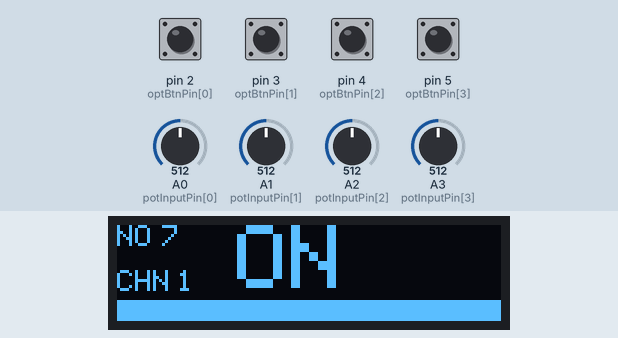
Simulated run of this sketch. Board: Arduino Uno, built with avr-gcc and run on an emulated ATmega328P. Parts: 128×32 one-colour display. The inputs (shaded band) are chosen by the test bench; at power-on: pin 2 (optBtnPin[0]), pin 3 (optBtnPin[1]), pin 4 (optBtnPin[2]), pin 5 (optBtnPin[3]) HIGH, A0 (potInputPin[0]) = 512, A1 (potInputPin[1]) = 512, A2 (potInputPin[2]) = 512, A3 (potInputPin[3]) = 512.

Above: at 2.2 s.
2.3 s: A0 (potInputPin[0]) set to 716
At 3.6 s:
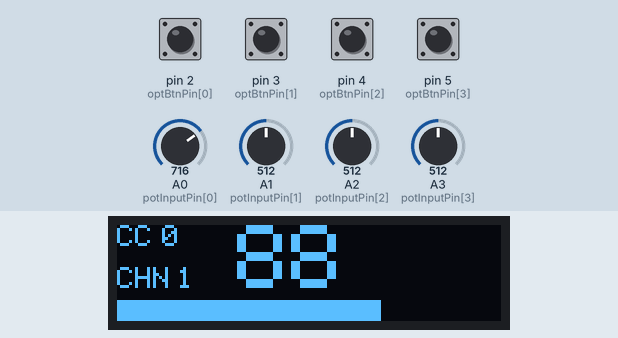
4.0 s: pin 2 (optBtnPin[0]) pulled LOW for 0.15 s
At 4.11 s:
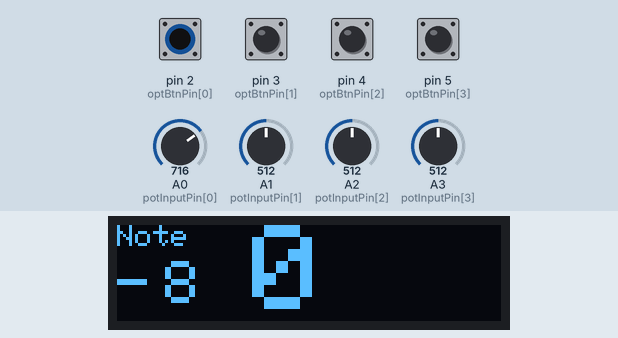
5.6 s: pin 3 (optBtnPin[1]) pulled LOW for 0.15 s
At 5.69 s:
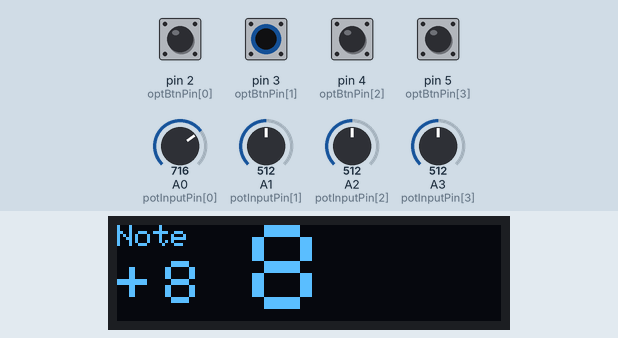
7.2 s: pin 4 (optBtnPin[2]) pulled LOW for 0.15 s
At 7.3 s:
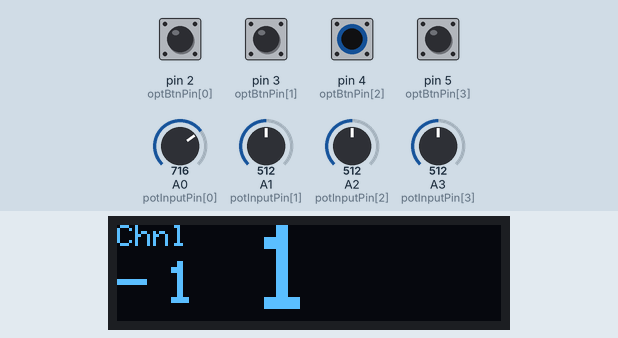
8.8 s: pin 5 (optBtnPin[3]) pulled LOW for 0.15 s
At 8.9 s:
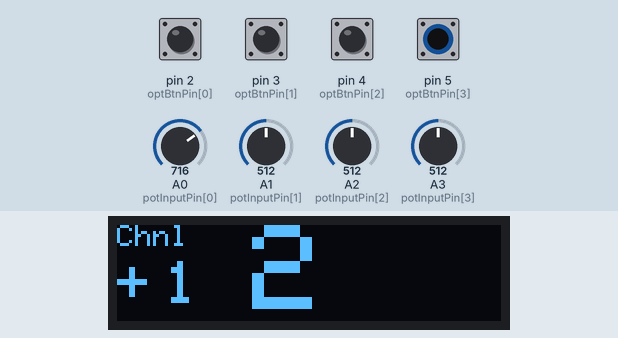
10.4 s: A1 (potInputPin[1]) set to 716
At 12.0 s:
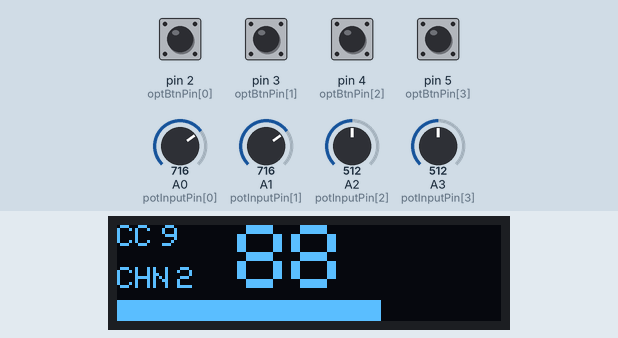
Timing chart, 0 to 13.1 s (numbered marks = the images above; inputs shaded):
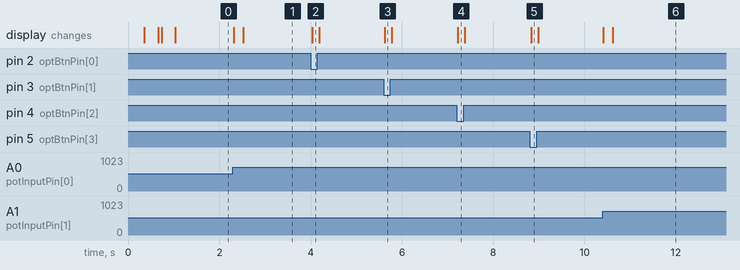

Measured:
- after the input at 2.3 s, the display: first changes at once (image 1 shows a later state)
- after the input at 4.0 s, the display: changes at once (image 2)
- after the input at 5.6 s, the display: changes at once (image 3)
- after the input at 7.2 s, the display: changes at once (image 4)
- after the input at 8.8 s, the display: changes at once (image 5)
- after the input at 10.4 s, the display: first changes at once (image 6 shows a later state)

The sketch:

MIDI_Mixer_v1.ino
```cpp
/*
    Program:    Program for turning an Arduino into a MIDI Device (Not Class-Compliant)
    TODOs:      1.Arrays for easy pin management            [x]
                2.Potentiometer calibration variables.      [x]
                3.Stable potentiometer value.               [x]
                4.Functions for each process.               [x]
                4.Files for function grouping.              [x] hi

    Version:    1
    Update:     Added option dissapear
    Date:       12:31 13/5/2023
    By:         Franek Talarek
*/

////////////////////////////////////////
//Library initialization -->
#include <Wire.h>               // I2C library         by Arduino
#include <Adafruit_GFX.h>       // Graphics manager    by Adafruit
#include <Adafruit_SSD1306.h>   // I2C OLED Display    by Adafruit
#include <Adafruit_PCF8574.h>   // I2C Multiplexer     by Adafruit

#include <MIDI.h>               // MIDI Library        by Francois Best
MIDI_CREATE_DEFAULT_INSTANCE();   // Start MIDI device with default settigns

#define SCREEN_WIDTH 128                                                    // OLED display width, in pixels
#define SCREEN_HEIGHT 32                                                    // OLED display height, in pixels
#define OLED_RESET    -1                                                    // Reset pin # (or -1 if sharing Arduino reset pin)
#define SCREEN_ADDRESS 0x3C                                                 // OLED display address
Adafruit_SSD1306 display(SCREEN_WIDTH, SCREEN_HEIGHT, &Wire, OLED_RESET);   // Define display library varibles

Adafruit_PCF8574 mux;   // Start multiplexer library
////////////////////////////////////////


////////////////////////////////////////////////////////////////////////////////////////////////////
//Button and potentiometer variables -->

//Option Buttons -->
const int NOptBtns = 4;                                   // Define number of buttons for different options
const int optBtnPin[NOptBtns] = {2, 3, 4, 5};             // Define button pins for the different options
int optBtnState[NOptBtns];                                // Store the option buttons state         [Rel, Press, Hold, Hold Long] [0, 1, 2, 3] (Hold not used)
int optBtnLastState[NOptBtns];                            // Store the option buttons last state    [Rel, Press, Hold, Hold Long] [0, 1, 2, 3] (Hold not used)
unsigned long OptBtnPressTime[NOptBtns];                  // Store when it has been pressed
unsigned long OptBtnHoldTime[NOptBtns];                   // Store how long it has been pressed
bool OptBtnPressed;                                       // Store if any option button was pressed
int millisView = 800;                                     // How long the option is showed on display

//Buttons -->
const int NBtns = 8;
bool btnState[NBtns];
bool btnLastState[NBtns];
unsigned long lastBtnPress[NBtns];
String BtnStates[2] = {"OFF", "ON"};

//Potentiometers -->
const int NPots = 4;
const int potInputPin[NPots] = {A0, A1, A2, A3};                        // Define Analog pins
const String potInputPinS[NPots] = {"A0", "A1", "A2", "A3"};            // Define Analog pins
const long potInputPinMaxRange[NPots] = {1022, 1022, 1022, 1022};       // Potentiometers maximum read, 0-1024
const long potInputPinMinRange[NPots] = {};                             // Potentiometers minimum read, 0-1024

//Potentiometer value stabilization -->
const int NReadings = 12;                 // How many values will be stored;  Lower the number, worse average. Higher the number, slower average.
int potReadings[NPots][NReadings];        // The readings from the pot input.
int potReadIndex[NPots];                  // Index for total pot value.
int potTotal[NPots];                      // Store Pot read.
int potAverage[NPots];                    // Store Pot average.
int potLastAverage[NPots];                // Store the last Pot average
int potMAverage[NPots];                   // Average converted to a 0-127 value.

// Variables to store last change -->
int lastChangedBtn;           // Store which Button was used last.
int lastChangedOptBtn;        // Store which Option Button was used last.
int lastChangedPot;           // Store which Potentiometer was used last.
String lastChangedObj;        // Store which Object has changed last.
////////////////////////////////////////////////////////////////////////////////////////////////////


////////////////////////////////////////
//MIDI Start variables -->
int startNote = 0;
int startChannel = 1;
////////////////////////////////////////


void setup()
{
  Init();           // Initialize inputs and outputs; including communication protocols
  logoDisplay();    // Initialize the display and display the logo
}

void loop()
{
  BtnUpdate();          // Update buttons
  OptBtnUpdate();       // Update option buttons
  PotUpdate();          // Update potentiometers
  Display();            // Update screen
}


int Init()        // Initialize board communication and pin setups
{
  Serial.begin(115200);                             // Start serial communication for Serial-to-MIDI Standart.
  mux.begin(0x27, &Wire);                           // Initialize multiplexer
  display.begin(SSD1306_SWITCHCAPVCC, 0x3c);        // Initialize display

  for (int p = 0; p < NBtns; p++)       // Loop through each pin of the multiplexer.
  {
    mux.pinMode(p, INPUT_PULLUP);       // Set the mode of the current pin to input_pullup.
  }

  for (int p = 0; p < NOptBtns; p++)            // Loop through each option button pin.
  {
    pinMode(optBtnPin[p], INPUT_PULLUP);        // Set the mode of the current pin to input_pullup.
  }
}
```

Display.ino
```cpp
/*
    Criteria:   Display control

    Version:    12
    Update:     Option dissapears
       Fix:     Option not appearing; display() on end line fixes it
    Date:       13:14 13/5/2023
    By:         Franek Talarek
*/

int logoDisplay()   // Display logo when booting
{
  display.clearDisplay();
  display.setTextColor(WHITE);

  for (int i = 0; i < 64; i++)
  {
    display.clearDisplay();
    display.setTextSize(3);
    display.setCursor(20, 10);
    display.print("MELK");
    display.fillRect(i * 2, 0, display.width(), display.height(), BLACK);
    display.display();

    PotUpdate();    //Run PotUpdate to replace the empty data with the actual values
  }
}

int Display()
{
  if (OptBtnPressed == 1)
  {
    if (lastChangedOptBtn <= 1)
    {
      display.setTextSize(1);
      display.setCursor(0, 0);
      display.print("Note");

      display.setTextSize(2);
      if (lastChangedOptBtn == 0)
      {
        display.setCursor(0, 12);
        display.print("-");
      }
      else
      {
        display.setCursor(0, 12);
        display.print("+");
      }
      display.setCursor(16, 12);
      display.print("8");
      display.setTextSize(4);
      display.setCursor(45, 0);
      display.print(startNote);
    }

    if (lastChangedOptBtn >= 2)
    {
      display.setTextSize(1);
      display.setCursor(0, 0);
      display.print("Chnl");

      display.setTextSize(2);
      if (lastChangedOptBtn == 2)
      {
        display.setCursor(0, 12);
        display.print("-");
      }
      else
      {
        display.setCursor(0, 12);
        display.print("+");
      }
      display.setCursor(16, 12);
      display.print("1");
      display.setTextSize(4);
      display.setCursor(45, 0);
      display.print(startChannel);
    }

    display.display();   // Display the content on the OLED screen.
  }

  else
  {
    // Display button values
    if (lastChangedObj == "Btn")
    {
      display.setTextSize(1);
      display.setCursor(0, 0);
      display.print("NO");
      display.setCursor(15, 0);
      display.print(startNote+lastChangedBtn);

      display.setCursor(0, 15);
      display.print("CHN");
      display.setCursor(20, 15);
      display.print(startChannel);

      display.fillRect(0, 25, btnState[lastChangedBtn]*128, display.height(), WHITE);

      display.setTextSize(3);
      display.setCursor(40, 0);
      display.print(BtnStates[btnState[lastChangedBtn]]);
    }

    // Display potentiometer values
    if (lastChangedObj == "Pot")
    {

      display.fillRect(0, 25, potMAverage[lastChangedPot], display.height(), WHITE);

      display.setTextSize(1);
      display.setCursor(0, 0);
      display.print("CC");
      display.setCursor(15, 0);
      display.print(startNote+lastChangedPot);

      display.setCursor(0, 14);
      display.print("CHN");
      display.setCursor(20, 14);
      display.print(startChannel);


      display.setTextSize(3);
      display.setCursor(40, 0);
      display.print(potMAverage[lastChangedPot]);
    }
  }
  display.display();   // Display the content on the OLED screen.
  display.clearDisplay();
}
```

Midi.ino
```cpp
/*
    Criteria:   Sends MIDI messages

    Version:    3
    Update:     Simplified
       Fix:     Potentiometer ControlChange stuck on first
    Date:       23:12 12/5/2023
    By:         Franek Talarek
*/

int MIDIMath()
{
  if (lastChangedObj == "Btn")
  {
      MIDI.sendNoteOn(startNote+lastChangedBtn, btnState[lastChangedBtn]*127, startChannel);
  }
  if (lastChangedObj == "Pot")
  {
      MIDI.sendControlChange(startNote+lastChangedPot, potMAverage[lastChangedPot], startChannel); // cc number, cc value, midi channel
  }
}
```

Updates.ino
```cpp
/*
    Criteria:   Updates variables from external objects

    Version:    5
    Update:     Added option dissapear
    Date:       12:31 13/5/2023
    By:         Franek Talarek
*/

int BtnUpdate()   // Update multiplexer buttons
{
  for (int Btn = 0; Btn < NBtns; Btn++)   // Loop through each pin of the multiplexer.
  {
    if (mux.digitalRead(Btn) == 0 and btnState[Btn] == 0)  // Check if the button connected to the current pin is pressed.
    {
      btnState[Btn] = 1;
      lastChangedBtn = Btn;
    }
    if (mux.digitalRead(Btn) == 1 and btnState[Btn] == 1)
    {
      btnState[Btn] = 0;
      lastChangedBtn = Btn;
    }
    if (btnState[Btn] != btnLastState[Btn])
    {
      lastChangedObj = "Btn";
      MIDIMath();
    }
    btnLastState[Btn] = btnState[Btn];
  }
}


int OptBtnUpdate()    //  Update option buttons
{
  unsigned long OptBtnPressedT;
  for(int Btn = 0; Btn < NOptBtns; Btn++)
  {
    if (digitalRead(optBtnPin[Btn]) == 0)   // If the button is pressed:
    {
      lastChangedOptBtn = Btn;
      OptBtnPressed = 1;
      OptBtnPressedT = millis();

      if(optBtnState[Btn] == 0)             // If stored state is Rel,
      {
        optBtnState[Btn] = 1;               // set it to Press.
        OptBtnPressTime[Btn] = millis();    // Store when the button was pressed.

        if (Btn == 0 and startNote >= 8)
        {
          startNote = startNote - 8;
        }
        else if (Btn == 1 and startNote < 120)
        {
          startNote = startNote + 8;
        }
        else if (Btn == 2 and startChannel > 1)
        {
          startChannel--;
        }
        else if (Btn == 3 and startChannel < 16)
        {
          startChannel++;
        }
      }

      OptBtnHoldTime[Btn] = millis()-OptBtnPressTime[Btn];    // Store how long the button has been pressed.

      if (OptBtnHoldTime[Btn] >= 500 and optBtnState[Btn] == 1)    // If stored state is Press for more than 200ms,
      {
        optBtnState[Btn] = 2;                                                                     // set it to Hold.
      }

      if (OptBtnHoldTime[Btn] >= 1500 and optBtnState[Btn] == 2)    // If stored state is Press for more than 200ms,
      {
        optBtnState[Btn] = 3;                                                                     // set it to Hold.
      }
    }

    if (digitalRead(optBtnPin[Btn]) == 1)    // If the button is not pressed:
    {
      optBtnState[Btn] = 0;                  // Store it.
    }

    optBtnLastState[Btn] = optBtnState[Btn];    // Save the Option Button state for next reading.
  }

  if (OptBtnPressedT < millis()-millisView)
  {
    OptBtnPressed = 0;
  }
}


int PotUpdate()   // Update potentiometers
{
  for (int i = 0; i < NPots; i++)   // Loop through all potentiometers
  {
      // --- Potentiometer average --- //
    potTotal[i] = potTotal[i] - potReadings[i][potReadIndex[i]];    // Remove the oldest reading from the total
    potReadings[i][potReadIndex[i]] = analogRead(potInputPin[i]);   // Read the current potentiometer value and store it
    potTotal[i] = potTotal[i] + potReadings[i][potReadIndex[i]];    // Add the new reading to the total
    potReadIndex[i] = potReadIndex[i] + 1;                          // Increment the index for the next reading
    potAverage[i] = potTotal[i] / NReadings;                        // Calculate the average potentiometer value
    if (potReadIndex[i] >= NReadings){ potReadIndex[i] = 0; }       // If the index is equal to or greater than the number of readings, reset it to 0
      // --- Potentiometer average --- //

      // --- Value map --- //
    potMAverage[i] = map(potAverage[i], potInputPinMinRange[i], potInputPinMaxRange[i], 0, 127); // Map the average to an 8 bit value; MIDI

    if (potAverage[i] < potLastAverage[i] - 3 or potAverage[i] > potLastAverage[i] + 3) // Check if the pot value has changed by more than 3 since the last iteration
    {
      lastChangedPot = i;       // if so, update the last changed object to the current potentiometer index.
      lastChangedObj = "Pot";    // And set the last changed object to a potentiometer.
      MIDIMath();
    }
    potLastAverage[i] = potAverage[i];    // Set the last mapped average value to the current value for the next iteration
      // --- Value map --- //
  }
}
```
